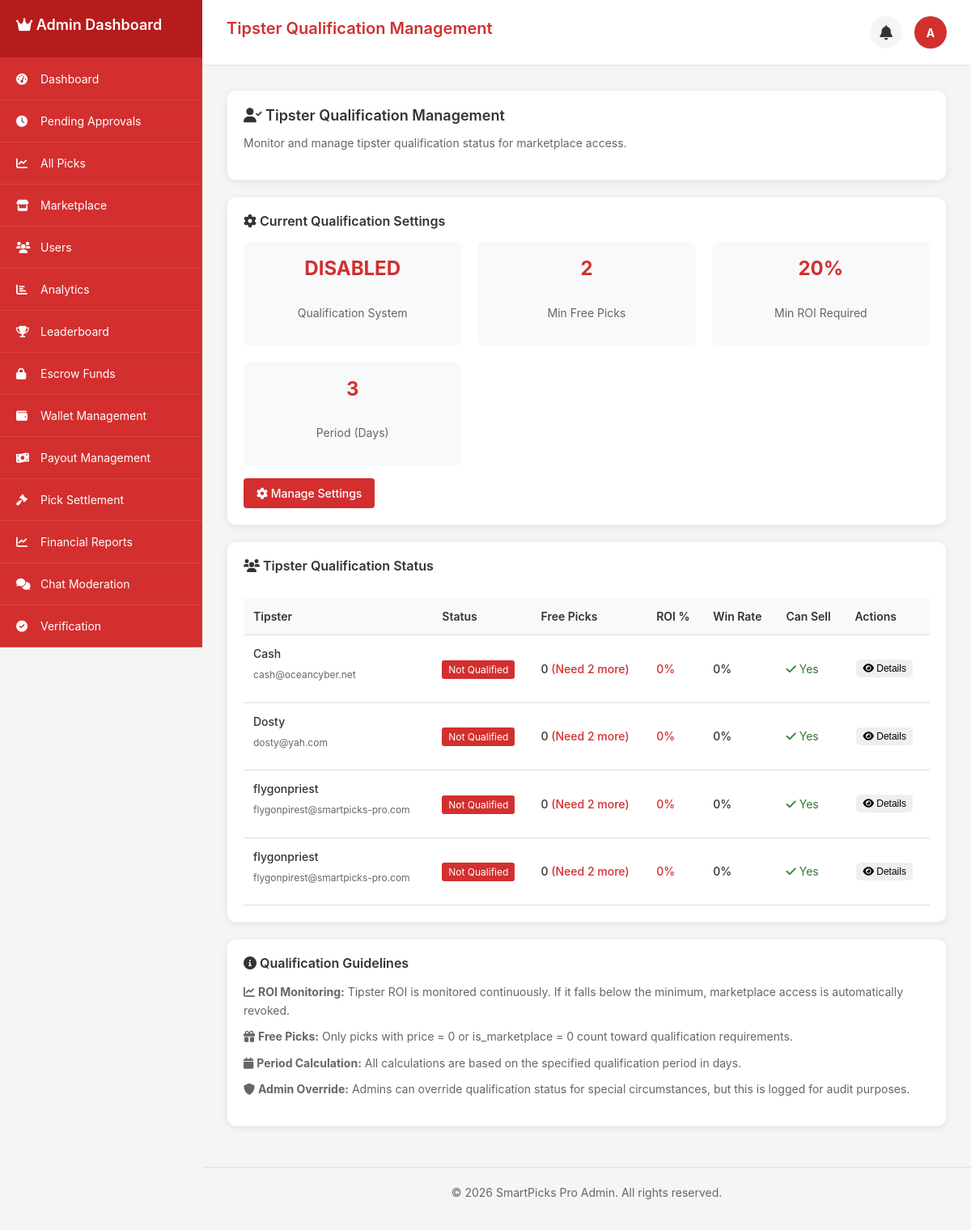
/admin_qualification (signed in), run on the app's committed database.
### tables this page shows
CREATE TABLE `users` (
  `id` int(11) NOT NULL AUTO_INCREMENT,
  `username` varchar(50) NOT NULL,
  `email` varchar(100) NOT NULL,
  `password` varchar(255) NOT NULL,
  `display_name` varchar(100) NOT NULL,
  `avatar` varchar(255) DEFAULT NULL,
  `role` enum('user','tipster','admin') DEFAULT 'user',
  `status` enum('active','inactive','suspended') DEFAULT 'active',
  `phone` varchar(20) DEFAULT NULL,
  `country` varchar(50) DEFAULT 'Ghana',
  `timezone` varchar(50) DEFAULT 'Africa/Accra',
  `last_login` datetime DEFAULT NULL,
  `created_at` datetime DEFAULT current_timestamp(),
  `updated_at` datetime DEFAULT current_timestamp() ON UPDATE current_timestamp(),
  `country_code` varchar(3) DEFAULT 'GHA',
  `flag_emoji` varchar(10) DEFAULT '??',
  `is_online` tinyint(1) DEFAULT 0,
  `last_activity` datetime DEFAULT NULL,
  `is_verified` tinyint(1) DEFAULT 0,
  `email_notifications` tinyint(1) DEFAULT 1,
  `sms_notifications` tinyint(1) DEFAULT 0,
  `push_notifications` tinyint(1) DEFAULT 1,
  `bio` text DEFAULT NULL,
  PRIMARY KEY (`id`),
  UNIQUE KEY `username` (`username`),
  UNIQUE KEY `email` (`email`),
  KEY `idx_username` (`username`),
  KEY `idx_email` (`email`),
  KEY `idx_role` (`role`),
  KEY `idx_status` (`status`),
  KEY `idx_country_code` (`country_code`),
  KEY `idx_is_online` (`is_online`)
);

### app/controllers/admin_qualification.php (the view, shortened to what the rows shown need)
<?php
require_once __DIR__ . '/../../config/config.php';
require_once __DIR__ . '/../models/Database.php';
require_once __DIR__ . '/../models/Logger.php';
require_once __DIR__ . '/../models/TipsterQualificationService.php';
$db = Database::getInstance();
$logger = Logger::getInstance();
$qualificationService = TipsterQualificationService::getInstance();
$userId = $_SESSION['user_id'];
$user = $db->fetch("SELECT * FROM users WHERE id = ?", [$userId]);
$tipsters = [];
$qualificationSettings = [];
try {
    $qualificationSettings = $qualificationService->getQualificationSettings();
    $tipsters = $db->fetchAll("
        SELECT DISTINCT
            u.id,
            u.username,
            u.email,
            u.display_name,
            u.created_at,
            u.role,
            COUNT(at.id) as total_picks,
            COUNT(CASE WHEN at.price = 0 THEN 1 END) as free_picks,
            COUNT(CASE WHEN at.result = 'won' AND at.price = 0 THEN 1 END) as won_free_picks
        FROM users u
        LEFT JOIN accumulator_tickets at ON u.id = at.user_id
            AND at.created_at >= DATE_SUB(NOW(), INTERVAL ? DAY)
            AND at.status IN ('settled', 'won', 'lost', 'void')
        WHERE u.role = 'tipster'
        GROUP BY u.id, u.username, u.email, u.display_name, u.created_at, u.role
        ORDER BY u.username ASC
    ", [$qualificationSettings['period_days']]);
} catch (Exception $e) {
    $error = 'Error loading qualification data: ' . $e->getMessage();
    $logger->error('Qualification data loading failed', ['error' => $e->getMessage()]);
}
$pageTitle = "Tipster Qualification Management";
?>
<div class="admin-qualification-content">
    <div class="card">
        <h2><i class="fas fa-user-check"></i> Tipster Qualification Management</h2>
    </div>
    <div class="card">
        <?php if (empty($tipsters)): ?>
        <div style="text-align: center; padding: 40px; color: #666;">
            <i class="fas fa-users" style="font-size: 48px; color: #ccc; margin-bottom: 20px;"></i>
            <h4>No Tipsters Found</h4>
            <p>No tipsters registered in the system.</p>
        </div>
        <?php else: ?>
        <div style="overflow-x: auto; margin-top: 15px;">
            <table style="width: 100%; border-collapse: collapse;">
                <thead>
                    <tr style="background-color: #f8f9fa;">
                        <th style="padding: 12px; text-align: left; border-bottom: 1px solid #ddd;">Tipster</th>
                        <th style="padding: 12px; text-align: left; border-bottom: 1px solid #ddd;">Status</th>
                        <th style="padding: 12px; text-align: left; border-bottom: 1px solid #ddd;">Free Picks</th>
                        <th style="padding: 12px; text-align: left; border-bottom: 1px solid #ddd;">ROI %</th>
                        <th style="padding: 12px; text-align: left; border-bottom: 1px solid #ddd;">Win Rate</th>
                        <th style="padding: 12px; text-align: left; border-bottom: 1px solid #ddd;">Can Sell</th>
                        <th style="padding: 12px; text-align: left; border-bottom: 1px solid #ddd;">Actions</th>
                    </tr>
                </thead>
                <tbody>
                    <?php foreach ($tipsters as $tipster): ?>
                    <tr style="border-bottom: 1px solid #f0f0f0;">
                        <td style="padding: 12px;">
                            <p style="font-weight: 500; margin-bottom: 5px;"><?php echo htmlspecialchars($tipster['username']); ?></p>
                            <p style="font-size: 12px; color: #666;"><?php echo htmlspecialchars($tipster['email']); ?></p>
                        </td>
                        <td style="padding: 12px;">
                            <?php
                            $status = $tipster['qualification_status']['status'];
                            $statusColor = $status === 'qualified' ? '#2e7d32' : ($status === 'roi_fell_below' ? '#d32f2f' : '#d32f2f');
                            $statusText = $status === 'qualified' ? 'Qualified' : ($status === 'roi_fell_below' ? 'ROI Fell Below' : 'Not Qualified');
                            ?>
                            <span style="background-color: <?php echo $statusColor; ?>; color: white; padding: 4px 8px; border-radius: 3px; font-size: 12px;">
                                <?php echo $statusText; ?>
                            </span>
                        </td>
                        <td style="padding: 12px;">
                            <span style="font-weight: 500;">
                                <?php echo $tipster['performance']['total_free_picks']; ?>
                                <?php if ($tipster['performance']['total_free_picks'] < $qualificationSettings['min_free_picks']): ?>
                                <span style="color: #d32f2f;">(Need <?php echo $qualificationSettings['min_free_picks'] - $tipster['performance']['total_free_picks']; ?> more)</span>
                                <?php endif; ?>
                            </span>
                        </td>
                        <td style="padding: 12px;">
                            <span style="font-weight: 500; color: <?php echo $tipster['performance']['roi_percentage'] >= $qualificationSettings['min_roi_percentage'] ? '#2e7d32' : '#d32f2f'; ?>;">
                                <?php echo $tipster['performance']['roi_percentage']; ?>%
                            </span>
                        </td>
                        <td style="padding: 12px;">
                            <span style="font-weight: 500;">
                                <?php echo $tipster['performance']['win_rate']; ?>%
                            </span>
                        </td>
                        <td style="padding: 12px;">
                            <span style="color: <?php echo $tipster['qualification_status']['can_sell'] ? '#2e7d32' : '#d32f2f'; ?>;">
                                <i class="fas fa-<?php echo $tipster['qualification_status']['can_sell'] ? 'check' : 'times'; ?>"></i>
                                <?php echo $tipster['qualification_status']['can_sell'] ? 'Yes' : 'No'; ?>
                            </span>
                        </td>
                        <td style="padding: 12px;">
                            <button class="btn btn-info" style="padding: 4px 8px; font-size: 12px; margin: 2px;" onclick="viewTipsterDetails(<?php echo $tipster['id']; ?>)">
                                <i class="fas fa-eye"></i> Details
                            </button>
                        </td>
                    </tr>
                    <?php endforeach; ?>
                </tbody>
            </table>
        </div>
        <?php endif; ?>
    </div>
</div>
<?php
$content = ob_get_clean();
include __DIR__ . '/../views/layouts/admin_layout.php';
?>

### app/views/layouts/admin_layout.php (shortened to what the rows shown need)
<!DOCTYPE html>
<html lang="en">
<head>
    <link rel="stylesheet" href="https://cdnjs.cloudflare.com/ajax/libs/font-awesome/6.0.0-beta3/css/all.min.css">
</head>
<body>
    <div class="sidebar" id="sidebar">
        <div class="sidebar-header">
            <h2><i class="fas fa-crown"></i> Admin Dashboard</h2>
        </div>
    </div>
    <div class="main-content">
        <div class="page-header">
            <h1 class="page-title"><?php echo isset($pageTitle) ? $pageTitle : 'Admin Dashboard'; ?></h1>
            <div class="admin-info">
                <div class="notification-container">
                    <div class="notification-bell" id="notificationBell" onclick="toggleNotificationDropdown()">
                    </div>
                </div>
                <div class="admin-avatar">
                    <?php echo isset($user) ? strtoupper(substr($user['username'], 0, 1)) : 'A'; ?>
                </div>
            </div>
        </div>
        <div class="content-area">
            <?php echo isset($content) ? $content : ''; ?>
        </div>
    </div>
</body>
</html>

### data on the page
users: username "A"
users: username "Cash", email "cash@oceancyber.net", statusText "Not Qualified", total_free_picks "0", total_free_picks "2", roi_percentage "0", win_rate "0"
users: username "Dosty", email "dosty@yah.com", statusText "Not Qualified", total_free_picks "0", total_free_picks "2", roi_percentage "0", win_rate "0"
users: username "flygonpriest", email "flygonpirest@smartpicks-pro.com", statusText "Not Qualified", total_free_picks "0", total_free_picks "2", roi_percentage "0", win_rate "0"

### other printed values
$item['text'] "Dashboard"
$item['text'] "Pending Approvals"
$item['text'] "All Picks"
$item['text'] "Marketplace"
$item['text'] "Users"
$item['text'] "Analytics"
$item['text'] "Leaderboard"
$item['text'] "Escrow Funds"
$item['text'] "Wallet Management"
$item['text'] "Payout Management"
$item['text'] "Pick Settlement"
$item['text'] "Financial Reports"
$item['text'] "Chat Moderation"
$item['text'] "Verification"
$pageTitle "Tipster Qualification Management"
